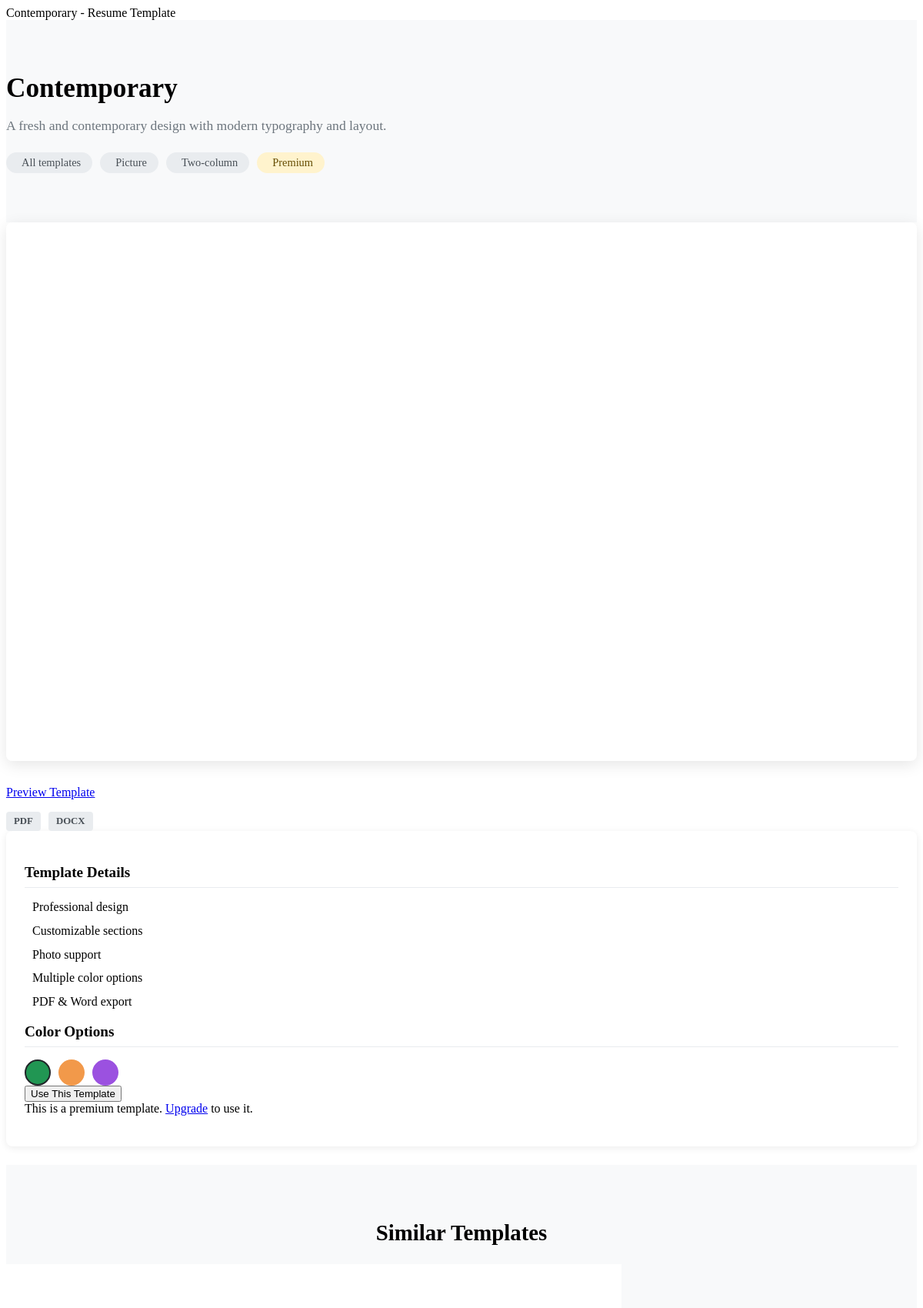
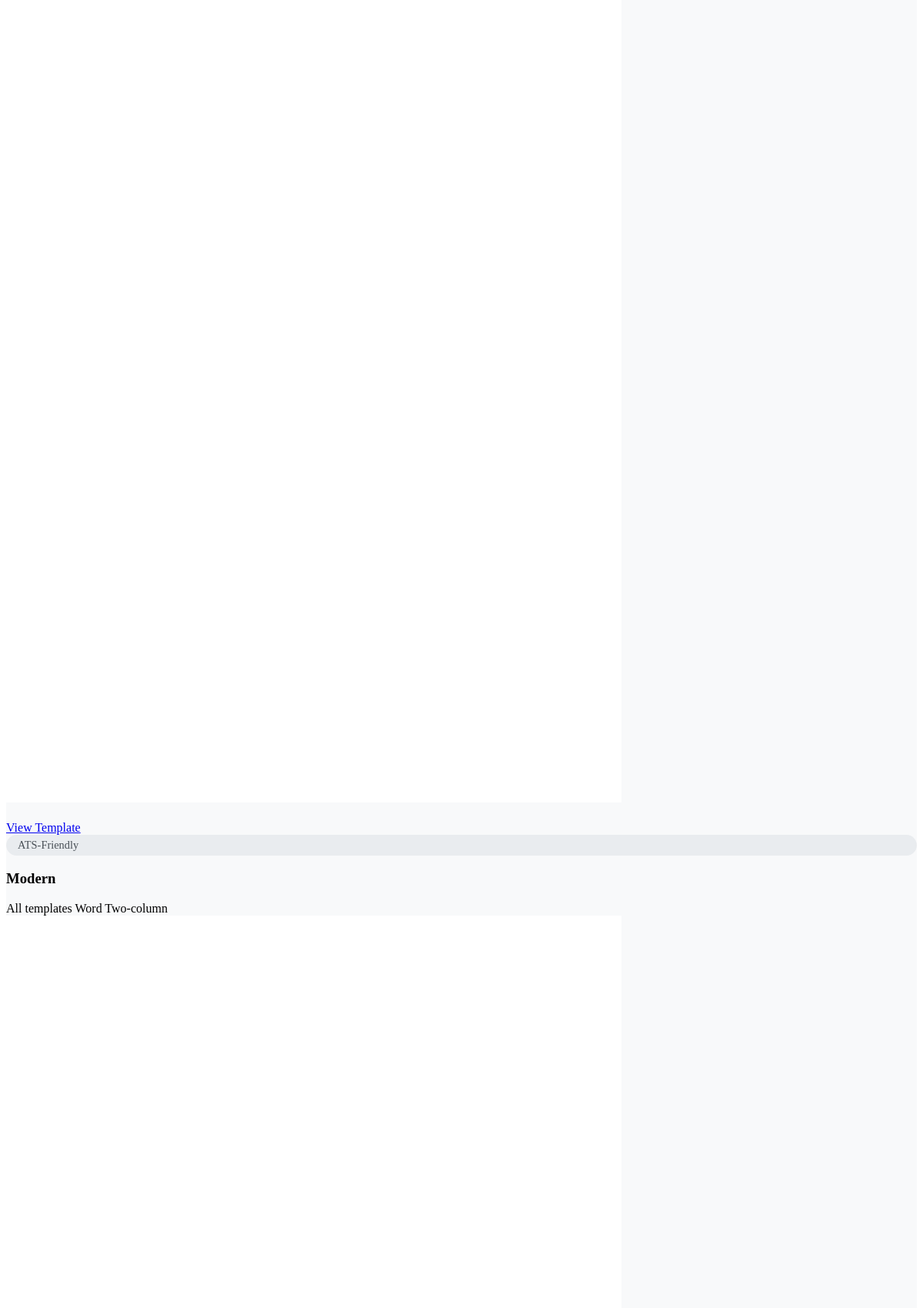
The page /templates_app/contemporary/ (upper part) on the database its author committed (2 pictures, top to bottom).
### templates_app/models.py (models this page shows, shortened)
class ResumeTemplate(models.Model):
    STATUS_CHOICES = (
        ('draft', 'Draft'),
        ('published', 'Published'),
    )
    DIFFICULTY_CHOICES = [
        ('beginner', 'Beginner'),
        ('intermediate', 'Intermediate'),
        ('advanced', 'Advanced'),
    ]
    CATEGORY_CHOICES = (
        ('simple', 'Simple'),
        ('professional', 'Professional'),
        ('modern', 'Modern'),
        ('creative', 'Creative'),
    )
    STYLE_CHOICES = (
        ('executive', 'Executive'),
        ('corporate', 'Corporate'),
        ('classic', 'Classic'),
        ('minimalist', 'Minimalist'),
        ('elegant', 'Elegant'),
        ('bold', 'Bold'),
        ('modern-executive', 'Modern Executive'),
        ('two-column', 'Two Column'),
    )
    COLOR_CHOICES = (
        ('blue', 'Blue'),
        ('black', 'Black'),
        ('gray', 'Gray'),
        ('green', 'Green'),
        ('burgundy', 'Burgundy'),
        ('navy', 'Navy'),
    )
    is_active = models.BooleanField(default=True)
    user = models.ForeignKey(settings.AUTH_USER_MODEL, on_delete=models.CASCADE, related_name='resumes_users', blank=True, null=True)
    template = models.ForeignKey('ResumeTemplate', on_delete=models.SET_NULL, null=True, related_name='resume_template')
    title = models.CharField(max_length=100, null=True, blank=True)
    status = models.CharField(max_length=20, choices=STATUS_CHOICES, default='draft', blank=True, null=True)
    content = models.JSONField(default=dict)
    category = models.CharField(max_length=20, choices=CATEGORY_CHOICES, default='simple')
    style = models.CharField(max_length=20, choices=STYLE_CHOICES, default='classic')
    color = models.CharField(max_length=20, choices=COLOR_CHOICES, default='blue')
    popularity = models.IntegerField(default=0)  # For sorting by popularity
    created_at = models.DateTimeField(auto_now_add=True)
    name = models.CharField(max_length=100)
    slug = models.SlugField(unique=True)
    description = models.TextField()
    preview_image = ProcessedImageField(
        upload_to='template_previews',
        processors=[ResizeToFill(400, 600)],
        format='JPEG',
        options={'quality': 85},
        null=True,
        blank=True
    )
    def __init__(self, *args, **kwargs):
        super().__init__(*args, **kwargs)
        self.html_content = None
        self.css_content = None
    thumbnail = models.ImageField(upload_to='template_thumbnails/', blank=True)
    categories = models.ManyToManyField(TemplateCategory, related_name='templates')
    color_scheme = models.CharField(max_length=50, default='blue')  # Add a default value
    has_photo = models.BooleanField(default=True)
    is_ats_friendly = models.BooleanField(default=True)
    is_featured = models.BooleanField(default=False)
    is_premium = models.BooleanField(default=False)
    difficulty_level = models.CharField(max_length=20, choices=DIFFICULTY_CHOICES, default='beginner')
    html_structure = models.TextField(help_text="HTML structure with placeholders")
    css_template = models.TextField(help_text="CSS styles for the template")
    updated_at = models.DateTimeField(auto_now=True)
    class Meta:
        ordering = ['-is_featured', '-popularity', 'name']

class TemplateCategory(models.Model):
    name = models.CharField(max_length=50)
    slug = models.SlugField(unique=True)
    icon = models.CharField(max_length=50, help_text="Font Awesome icon class")
    description = models.TextField(blank=True)
    order = models.PositiveIntegerField(default=0)
    class Meta:
        verbose_name_plural = "Template Categories"
        ordering = ['order', 'name']

### templates_app/views.py (the view)
# urls.py: path('<slug:slug>/', views.TemplateDetailView.as_view(), name='template_detail'),
class TemplateDetailView(DetailView):
    model = ResumeTemplate
    template_name = 'templates_app/template_detail.html'
    context_object_name = 'template'
    def get_context_data(self, **kwargs):
        context = super().get_context_data(**kwargs)
        template = self.get_object()
        context['colors'] = template.colors.all()
        context['default_color'] = template.colors.filter(is_default=True).first()
        context['sections'] = template.sections.all()
        if self.request.user.is_authenticated:
            context['user_has_used'] = UserTemplateSelection.objects.filter(
                user=self.request.user,
                template=template
            ).exists()
        return context

### templates/templates_app/template_detail.html (shortened to what this page needs)
{% load static %}
{% block title %}{{ template.name }} - Resume Template{% endblock %}
{% block content %}
<section class="template-detail-header">
  <div class="container">
    <div class="row">
      <div class="col-lg-8">
        <h1>{{ template.name }}</h1>
        <p>{{ template.description }}</p>
        <div class="template-badges">
          {% for category in template.categories.all %}
          <span class="template-badge">
            <i class="{{ category.icon }}"></i> {{ category.name }}
          </span>
          {% endfor %}
          {% if template.is_premium %}
          <span class="template-badge premium">
             Premium
          </span>
          {% endif %}
        </div>
      </div>
    </div>
  </div>
</section>
<section class="py-5">
  <div class="container">
    <div class="row">
      <div class="col-lg-8">
        <div class="template-preview-container">
          <img src="{% if template.preview_image %}{{ template.preview_image.url }}{% else %}{% static 'images/template-placeholder.jpg' %}{% endif %}" alt="{{ template.name }} Template">
        </div>
        <div class="template-actions">
          <div class="row align-items-center">
            <div class="col-md-6">
              <a href="{% url 'templates_app:template_preview' template.slug %}" class="btn btn-outline-primary" target="_blank">
                 Preview Template
              </a>
            </div>
            <div class="col-md-6 text-md-end">
              <div class="format-options">
                <span class="format-badge">PDF</span>
                <span class="format-badge">DOCX</span>
              </div>
            </div>
          </div>
        </div>
      </div>
      <div class="col-lg-4">
        <div class="template-info-card">
          <h3>Template Details</h3>
          <ul class="template-features">
            <li> Professional design</li>
            <li> Customizable sections</li>
            {% if template.has_photo %}
            <li> Photo support</li>
            {% endif %}
            <li> Multiple color options</li>
            <li> PDF & Word export</li>
          </ul>
          <h3 class="mt-4">Color Options</h3>
          <form method="post" action="{% url 'templates_app:select_template' template.slug %}" id="template-form">
            <div class="color-options">
              {% for color in colors %}
              <div class="color-option {% if color.is_default %}active{% endif %}" style="background-color: {{ color.primary_color }}">
              </div>
              {% endfor %}
            </div>
            <div class="d-grid gap-2 mt-4">
              <button type="submit" class="btn btn-primary btn-lg">
                 Use This Template
              </button>
              {% if template.is_premium and not request.user.profile.has_premium_access %}
              <div class="alert alert-warning mt-3 mb-0">
                 This is a premium template. <a href="{% url 'templates_app:subscription_plans' %}">Upgrade</a> to use it.
              </div>
              {% endif %}
            </div>
          </form>
        </div>
      </div>
    </div>
  </div>
</section>
<section class="related-templates">
  <div class="container">
    <h2>Similar Templates</h2>
    <div class="row">
      {% for related in template.categories.first.templates.all|slice:":3" %}
      {% if related.id != template.id %}
      <div class="col-md-4">
        <div class="template-card">
          <div class="template-preview">
            <img src="{% if related.preview_image %}{{ related.preview_image.url }}{% else %}{% static 'images/template-placeholder.jpg' %}{% endif %}" alt="{{ related.name }} Template">
            <div class="template-overlay">
              <div class="template-actions">
                <a href="{% url 'templates_app:template_detail' related.slug %}" class="btn btn-primary">View Template</a>
              </div>
            </div>
            {% if related.is_ats_friendly %}
            <div class="template-badge">ATS-Friendly</div>
            {% endif %}
          </div>
          <div class="template-info">
            <h3 class="template-name">{{ related.name }}</h3>
            <div class="template-meta">
              <div class="template-categories">
                {% for category in related.categories.all %}
                <span class="template-category">{{ category.name }}</span>
                {% endfor %}
              </div>
            </div>
          </div>
        </div>
      </div>
      {% endif %}
      {% endfor %}
    </div>
  </div>
</section>
{% endblock %}

### templates/templates_app/template_detail.html (style rules this page uses)
.template-detail-header { background-color: #f8f9fa; padding: 40px 0; }
.template-detail-header h1 { font-size: 2.2rem; font-weight: 700; margin-bottom: 1rem; }
.template-detail-header p { font-size: 1.1rem; color: #6c757d; margin-bottom: 1.5rem; }
.template-badges { display: flex; flex-wrap: wrap; gap: 10px; margin-bottom: 1.5rem; }
.template-badge { background-color: #e9ecef; color: #495057; padding: 5px 15px; border-radius: 50px; font-size: 0.9rem; font-weight: 500; display: flex; align-items: center; }
.template-badge.premium { background-color: #fff3cd; color: #664d03; }
.template-preview-container { position: relative; height: 700px; overflow: hidden; border-radius: 8px; box-shadow: 0 5px 20px rgba(0, 0, 0, 0.1); margin-bottom: 2rem; }
.template-actions { margin-top: 1.5rem; }
.template-info-card { border-radius: 8px; box-shadow: 0 2px 10px rgba(0, 0, 0, 0.08); padding: 1.5rem; margin-bottom: 1.5rem; background-color: #fff; }
.template-info-card h3 { font-size: 1.2rem; font-weight: 600; margin-bottom: 1rem; padding-bottom: 0.5rem; border-bottom: 1px solid #e9ecef; }
.template-features { list-style: none; padding: 0; margin: 0; }
.template-features li { display: flex; align-items: center; margin-bottom: 0.8rem; }
.color-options { display: flex; flex-wrap: wrap; gap: 10px; margin-top: 1rem; }
.color-option { width: 30px; height: 30px; border-radius: 50%; cursor: pointer; transition: transform 0.2s ease; position: relative; border: 2px solid transparent; }
.color-option.active { border-color: #212529; }
.format-options { display: flex; gap: 10px; margin-top: 1rem; }
.format-badge { background-color: #e9ecef; color: #495057; padding: 5px 10px; border-radius: 4px; font-size: 0.8rem; font-weight: 600; }
.related-templates { padding: 3rem 0; background-color: #f8f9fa; }
.related-templates h2 { font-size: 1.8rem; font-weight: 700; margin-bottom: 1.5rem; text-align: center; }

### rows shown on the page
ResumeTemplate: name "Contemporary", description "A fresh and contemporary design with modern typography and layout.", preview_image (picture)
TemplateCategory: name "All templates"
TemplateCategory: name "Picture"
TemplateCategory: name "Two-column"
ResumeTemplate: preview_image (picture), is_ats_friendly "ATS-Friendly", name "Modern"
TemplateCategory: name "Word"
ResumeTemplate: preview_image (picture)
